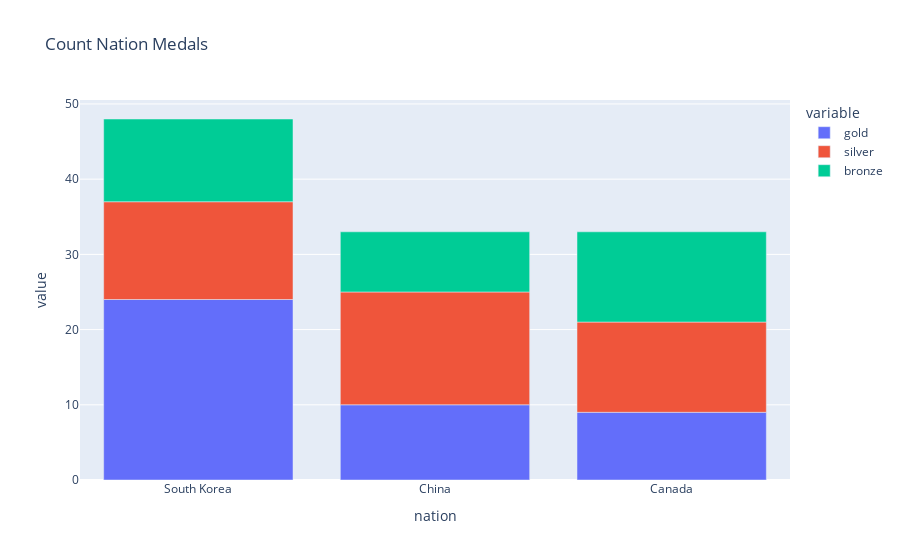

Source (notebook cell):
### Code cell
fig = px.bar(wide_df, 
             x='nation', 
             y=['gold','silver','bronze'],  
             title="Count Nation Medals")
fig.show()

### Figure 1 — Plotly figure (JSON) as saved in the notebook; plotly's stock layout.template omitted (floating-point values rounded to 4 significant figures)
{"data": [{"alignmentgroup": "True", "hovertemplate": "variable=gold<br>nation=%{x}<br>value=%{y}<extra></extra>", "legendgroup": "gold", "marker": {"color": "#636efa", "pattern": {"shape": ""}}, "name": "gold", "offsetgroup": "gold", "orientation": "v", "showlegend": true, "textposition": "auto", "type": "bar", "x": ["South Korea", "China", "Canada"], "xaxis": "x", "y": [24, 10, 9], "yaxis": "y"}, {"alignmentgroup": "True", "hovertemplate": "variable=silver<br>nation=%{x}<br>value=%{y}<extra></extra>", "legendgroup": "silver", "marker": {"color": "#EF553B", "pattern": {"shape": ""}}, "name": "silver", "offsetgroup": "silver", "orientation": "v", "showlegend": true, "textposition": "auto", "type": "bar", "x": ["South Korea", "China", "Canada"], "xaxis": "x", "y": [13, 15, 12], "yaxis": "y"}, {"alignmentgroup": "True", "hovertemplate": "variable=bronze<br>nation=%{x}<br>value=%{y}<extra></extra>", "legendgroup": "bronze", "marker": {"color": "#00cc96", "pattern": {"shape": ""}}, "name": "bronze", "offsetgroup": "bronze", "orientation": "v", "showlegend": true, "textposition": "auto", "type": "bar", "x": ["South Korea", "China", "Canada"], "xaxis": "x", "y": [11, 8, 12], "yaxis": "y"}], "layout": {"barmode": "relative", "legend": {"title": {"text": "variable"}, "tracegroupgap": 0}, "title": {"text": "Count Nation Medals"}, "xaxis": {"anchor": "y", "domain": [0, 1], "title": {"text": "nation"}}, "yaxis": {"anchor": "x", "domain": [0, 1], "title": {"text": "value"}}}}
